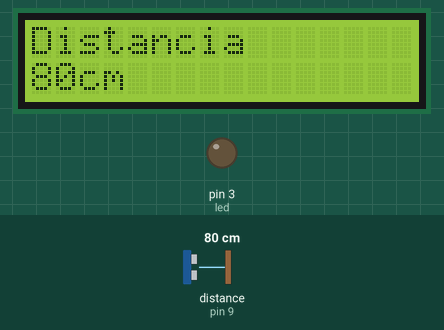
This sketch was run on a simulated Arduino Uno, built with avr-gcc and run on an emulated ATmega328P. Shown: 16×2 character LCD, output pins drawn as LEDs (lit = HIGH). Wiring (inferred from the names in the program): ultrasonic range finder: trigger pin 10; echo pin 9. Inputs (shaded band) come from the test bench; at power-on: distance to the obstacle (sensor on pin 9) 80 cm. The echo pulse lasts 58.3 µs per cm; pins used as bus, display or sensor lines are not drawn; what the sketch prints to the serial monitor is not drawn.

Above: at 1.2 s.
1.3 s: distance to the obstacle (sensor on pin 9) set to 22 cm
At 1.9 s:
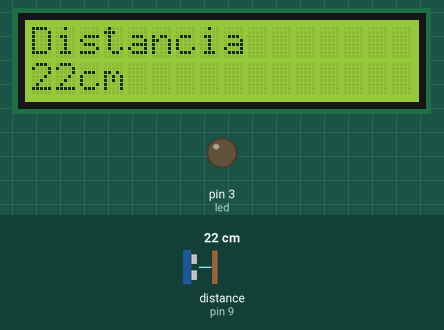
2.9 s: distance to the obstacle (sensor on pin 9) set to 18 cm
At 4.5 s:
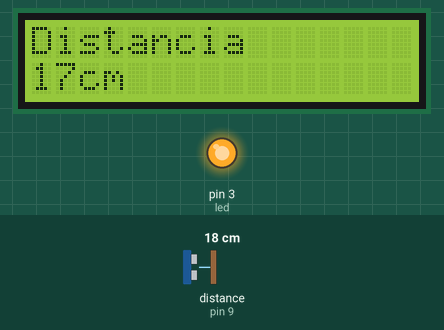
5.5 s: distance to the obstacle (sensor on pin 9) set to 35 cm
At 7.2 s:
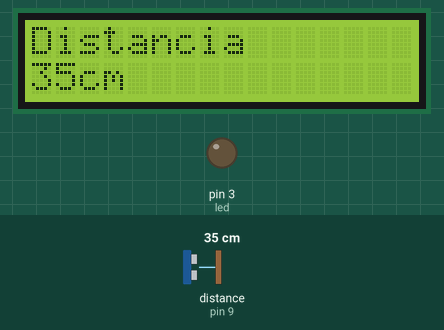
Timing chart, 0 to 8.7 s (numbered marks = the images above; inputs shaded):
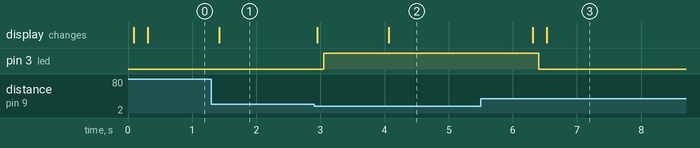

The sketch:

distancia.ino
```cpp
#include <Wire.h>  // Librería para comunicación I2C
#include <LiquidCrystal_I2C.h>  // Librería para controlar la pantalla LCD I2C

// Definición de pines
int trig = 10;  // Pin del sensor ultrasónico para el TRIG (emisión de pulso)
int eco = 9;    // Pin del sensor ultrasónico para el ECO (recepción del pulso)
int led = 3;    // Pin para el LED (se enciende cuando la distancia es corta)
int duracion;   // Variable para almacenar la duración del pulso (tiempo de ida y vuelta)
int distancia;  // Variable para almacenar la distancia calculada

// Inicialización de la pantalla LCD en la dirección I2C 0x27, 16 columnas y 2 filas
LiquidCrystal_I2C lcd(0x27, 16, 2);

void setup() {
  // Configuración inicial del hardware
  pinMode(trig, OUTPUT);  // El pin TRIG es de salida (para enviar el pulso)
  pinMode(eco, INPUT);    // El pin ECO es de entrada (para recibir el pulso)
  pinMode(led, OUTPUT);   // El pin LED es de salida (para encender el LED)

  Serial.begin(9600);     // Inicializa la comunicación serial a 9600 baudios

  lcd.init();             // Inicializa la pantalla LCD
  lcd.clear();            // Limpia la pantalla LCD
  lcd.backlight();       // Enciende la retroiluminación de la pantalla
}

void loop() {
  // Enviar un pulso de 10 microsegundos a TRIG para iniciar la medición de distancia
  digitalWrite(trig, HIGH);  // Envía el pulso HIGH a TRIG
  delay(1);                  // Espera 1 ms (duración mínima del pulso)
  digitalWrite(trig, LOW);   // Termina el pulso

  // Medir el tiempo que tarda el eco en regresar
  duracion = pulseIn(eco, HIGH);  // Lee el tiempo en microsegundos que tarda el pulso en regresar

  // Calcula la distancia en centímetros utilizando la fórmula (duración / 58.2)
  distancia = duracion / 58.2;    // La constante 58.2 convierte el tiempo en distancia en cm

  // Mostrar la distancia en la consola serial
  //Serial.print("El obj. está a: ");
  Serial.print(distancia);        // Imprime la distancia medida en la consola serial
  //Serial.println(" cm");        // Agrega "cm" al final de la distancia (comentado)
  //delay(1000);                   // Retraso de 1 segundo (comentado)

  // Limpiar la pantalla LCD y mostrar la distancia medida
  lcd.clear();  // Limpia la pantalla LCD
  lcd.print("Distancia");  // Muestra el texto "Distancia" en la primera línea
  lcd.setCursor(0, 1);    // Mueve el cursor a la segunda línea (fila 1)
  lcd.print(String(distancia) + "cm");  // Muestra la distancia en centímetros

  delay(100);  // Espera 100 ms antes de la próxima medición

  // Encender el LED si la distancia es menor o igual a 20 cm
  if (distancia <= 20) {  // Si la distancia medida es menor o igual a 20 cm
    digitalWrite(led, HIGH);  // Enciende el LED
    delay(1000);              // Mantiene el LED encendido durante 1 segundo
  } else {
    digitalWrite(led, LOW);   // Apaga el LED si la distancia es mayor a 20 cm
    delay(100);               // Retraso corto de 100 ms antes de la siguiente lectura
  }

  // Nota: La línea "valor = analogRead(eco);" está comentada y no se usa
  // Valor sería utilizado si se quisiera leer el valor analógico del pin ECO.
}
```

Measured:
- the behaviour switches between 21 and 20 cm on distance to the obstacle (sensor on pin 9) (found by bisection; images 1 and 2)
- after the input at 1.3 s, the display: changes after 0.12 s (image 1)
- after the input at 2.9 s, pin 3 (led): LOW → HIGH after 0.15 s; the display: first changes after 0.05 s (image 2 shows a later state)
- after the input at 5.5 s, pin 3 (led): HIGH → LOW after 0.91 s; the display: first changes after 0.81 s (image 3 shows a later state)
